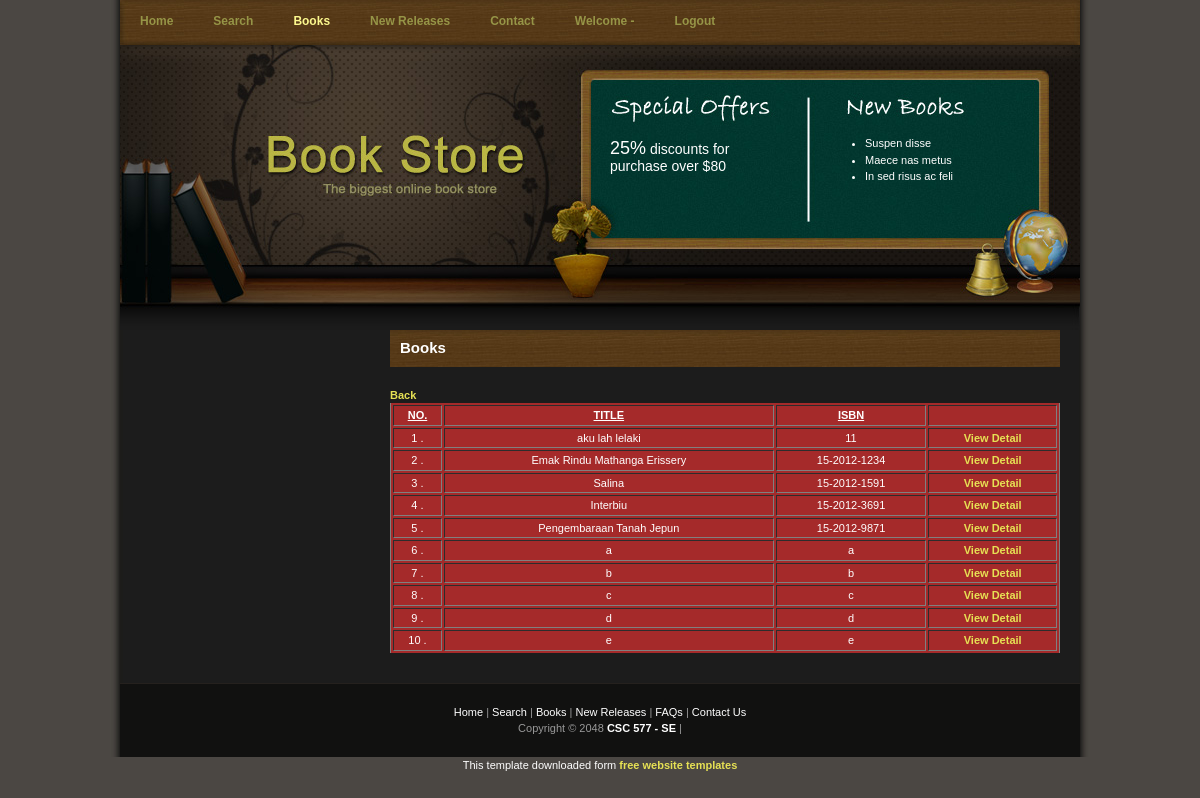
The page /books.php on the database its author committed.
### tables this page shows
CREATE TABLE IF NOT EXISTS `books` (
  `isbn` varchar(50) NOT NULL,
  `title` varchar(50) NOT NULL,
  `author` varchar(50) NOT NULL,
  `price` double NOT NULL,
  `sinopsis` varchar(1000) NOT NULL
);

### books.php (the view, shortened to what this page needs)
<!DOCTYPE html PUBLIC "-//W3C//DTD XHTML 1.0 Transitional//EN" "http://www.w3.org/TR/xhtml1/DTD/xhtml1-transitional.dtd">
<html xmlns="http://www.w3.org/1999/xhtml">
<head>
		<link href="templatemo_style.css" rel="stylesheet" type="text/css" />
</head>
<body>
<div id="templatemo_container">
	<div id="templatemo_menu">
    	<ul>
            <li><a href="index.php">Home</a></li>
            <li><a href="search.php">Search</a></li>
            <li><a href="books.php" class="current">Books</a></li>
            <li><a href="index.php">New Releases</a></li>
            <li><a href="contact.php">Contact</a></li>
			<li><a  href="profile.php"> Welcome - <?php session_start(); echo $_SESSION['username'];?> </a> &nbsp <a  href="log_out.php"> Logout</a></li>
    	</ul>
    </div>
    <div id="templatemo_header">
    	<div id="templatemo_special_offers">
        	<p>
                <span>25%</span> discounts for
        purchase over $80
        	</p>
        </div>
        <div id="templatemo_new_books">
        	<ul>
                <li>Suspen disse</li>
                <li>Maece nas metus</li>
                <li>In sed risus ac feli</li>
            </ul>
        </div>
    </div>
    <div id="templatemo_content">
    	<div id="templatemo_content_right">
		<h1> <font color="white">Books</font> </h1>
			<a style="background:none" href="index.php"> Back </a>
			<form>
								<table bgcolor="brown" width="100%" border="1" style="float:left" frame="vsides">
								<tr>
										<th><center><b><u> NO. </u></b></th>
										<th><center><b><u> TITLE </u></b></th>
										<th><center><b><u> ISBN </u></b></th>
										<th><center><b><u>  </u></b></th>
								</tr>
								<?php
								$data = mysql_query("Select * from books ") or die("Database Error");
								$counter=1;
								while($row = mysql_fetch_array($data, MYSQL_BOTH))
								{
								?>
								<tr>
									<td align="center"> <?php echo $counter; ?> .</td>
									<td><center><?php echo $row['title'];?></td>
									<td><center><?php echo $row['isbn'];?></td>
									<td><center><a href="books1.php?isbn=<?php print ($row['isbn']);?>"><b>View Detail</b></a></td>
								</tr>
								<?php
								$counter++;
								}?>
								</table>
			</form>
		</div>
    	<div class="cleaner_with_height">&nbsp;</div>
    </div>
    <div id="templatemo_footer">
	       <a href="subpage.html">Home</a> | <a href="subpage.html">Search</a> | <a href="subpage.html">Books</a> | <a href="#">New Releases</a> | <a href="google.com">FAQs</a> | <a href="#">Contact Us</a><br />
        Copyright © 2048 <a href="#"><strong>CSC 577 - SE </strong></a> | 	</div>
</div>
<div align=center>This template  downloaded form <a href='http://all-free-download.com/free-website-templates/'>free website templates</a></div></body>
</html>

### templatemo_style.css (style rules this page uses)
body { margin: 0; padding: 0; line-height: 1.5em; font-family: Verdana, Arial, san-serif; font-size: 11px; color: #ffffff; background: #4b4743; }
a:link, a:visited { color: #e6e154; text-decoration: none; font-weight: bold; }
p { margin: 0px; padding: 0px; }
.cleaner_with_height { clear: both; width: 100%; height: 30px; font-size: 1px; }
#templatemo_container { width: 960px; height: 0 auto; margin: 0 auto; padding: 0 10px; background: #1c1c1b url(images/templatemo_bg.jpg) repeat-y; }
#templatemo_menu { clear: both; width: 960px; height: 45px; background: url(images/templatemo_menu_bg.jpg) no-repeat; }
#templatemo_menu ul { padding: 13px 0 0 0; margin: 0; list-style: none; }
#templatemo_menu ul li { display: inline; }
#templatemo_menu ul li a { float: left; padding: 0 20px; font-size: 12px; font-weight: bold; text-align: center; text-decoration: none; color: #969547; }
#templatemo_menu li a:hover, #templatemo_menu li .current { color: #fcf88e; }
#templatemo_header { clear: both; width: 960px; height: 285px; padding: 0; margin: 0; background: url(images/templatemo_header_bg.jpg) no-repeat; }
#templatemo_header #templatemo_special_offers { float: left; font-size: 14px; margin-top: 95px; margin-left: 490px; width: 180px; }
#templatemo_special_offers p { margin: 0 0 20px 0; }
#templatemo_special_offers p span { font-size: 18px; }
#templatemo_header #templatemo_new_books { float: left; margin-top: 90px; margin-left: 55px; width: 180px; }
#templatemo_new_books ul { margin: 0 0 10px 0; padding: 0 0 0 20px; }
#templatemo_new_books li { margin: 0; padding: 0; }
#templatemo_content { clear: both; width: 920px; padding: 0 20px; }
#templatemo_content #templatemo_content_right { float: right; width: 670px; }
#templatemo_content_right h1 { padding: 10px; margin: 0 0 20px 0; font-size: 15px; color: #cbc750; background: url(images/templatemo_h1_bg.jpg); }
#templatemo_footer { clear: both; width: 960px; padding: 20px 0px 20px 0; text-align: center; border-top: 1px solid #25211e; color: #999; background-color: #111110; }
#templatemo_footer a { color: #fff; font-weight: normal; }

### rows shown on the page
books: title "aku lah lelaki", isbn "11"
books: title "Emak Rindu Mathanga Erissery", isbn "15-2012-1234"
books: title "Salina", isbn "15-2012-1591"
books: title "Interbiu", isbn "15-2012-3691"
books: title "Pengembaraan Tanah Jepun", isbn "15-2012-9871"
books: title "a", isbn "a"
books: title "b", isbn "b"
books: title "c", isbn "c"
books: title "d", isbn "d"
books: title "e", isbn "e"
